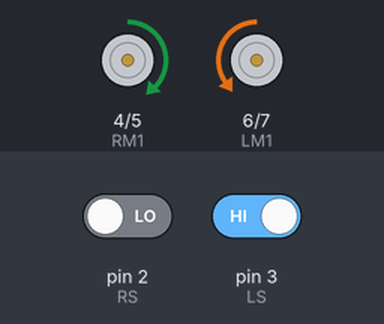
Bench run of a sketch on a simulated Arduino Uno, built with avr-gcc and run on an emulated ATmega328P. On the bench: motor-driver pin pairs drawn as motors (green arrow = first pin HIGH = forward, orange = second pin HIGH = backward, longer = more drive, scaled by the enable pin). The test bench sets the inputs (shaded band); at power-on: pin 2 (RS) LOW, pin 3 (LS) HIGH.

Above: at 1.2 s.
1.3 s: pin 2 (RS) driven HIGH
At 2.1 s:
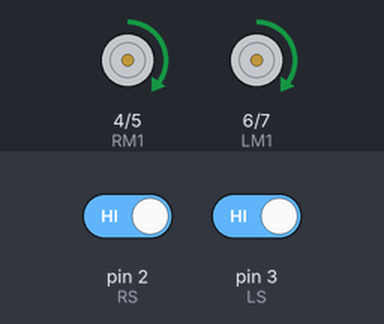
2.9 s: pin 3 (LS) driven LOW
At 3.2 s:
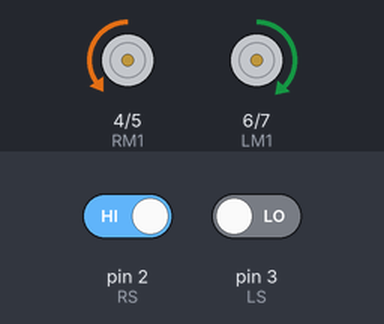
4.4 s: pin 3 (LS) driven HIGH
At 5.6 s:
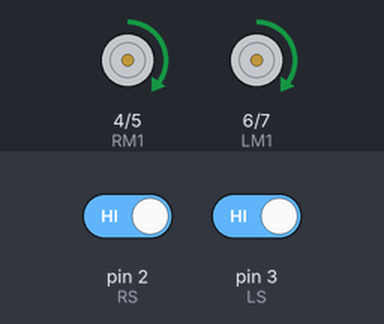
6.0 s: pin 2 (RS) driven LOW
At 6.8 s:
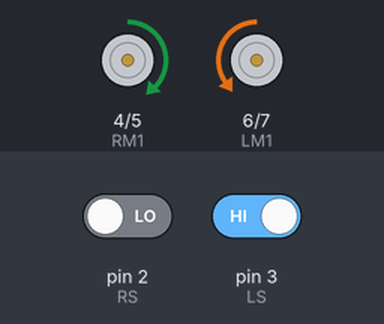
Timing chart, 0 to 8.5 s (numbered marks = the images above; inputs shaded):
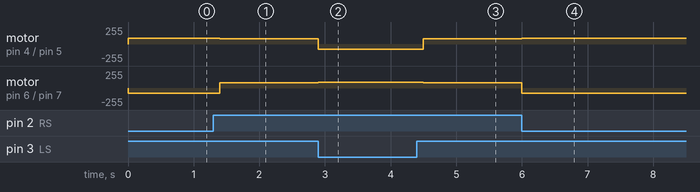

The sketch:

Work.ino
```cpp
// ---------- ตั้งค่าขา ----------
int LS = 3;
int RS = 2;

int PWM1 = 10;
int RM1 = 4;
int RM2 = 5;

int PWM2 = 11;
int LM1 = 6;
int LM2 = 7;

int baseSpeedL = 80;
int baseSpeedR = 80;
int turnSpeed = 90;

int line_detect = LOW;

void setup() {
  pinMode(LS, INPUT);
  pinMode(RS, INPUT);
  pinMode(RM1, OUTPUT);
  pinMode(RM2, OUTPUT);
  pinMode(PWM1, OUTPUT);
  pinMode(LM1, OUTPUT);
  pinMode(LM2, OUTPUT);
  pinMode(PWM2, OUTPUT);
  Serial.begin(9600);
  stopMoving();
}

void loop() {
  int leftSensor = digitalRead(LS);
  int rightSensor = digitalRead(RS);

  if (leftSensor == line_detect && rightSensor == line_detect) {
    moveForward();
  } else if (leftSensor == line_detect && rightSensor != line_detect) {
    turnRight();
  } else if (leftSensor != line_detect && rightSensor == line_detect) {
    turnLeft();
  } else {
    moveForward();
  }
}

// ---------- ฟังก์ชัน ----------
void moveForward() {
  digitalWrite(RM1, HIGH); digitalWrite(RM2, LOW); analogWrite(PWM1, baseSpeedR);
  digitalWrite(LM1, HIGH); digitalWrite(LM2, LOW); analogWrite(PWM2, baseSpeedL);
}

void turnRight() {
  digitalWrite(RM1, LOW); digitalWrite(RM2, HIGH); analogWrite(PWM1, turnSpeed - 10);
  digitalWrite(LM1, HIGH); digitalWrite(LM2, LOW); analogWrite(PWM2, turnSpeed);
  delay(200);
}

void turnLeft() {
  digitalWrite(RM1, HIGH); digitalWrite(RM2, LOW); analogWrite(PWM1, turnSpeed);
  digitalWrite(LM1, LOW); digitalWrite(LM2, HIGH); analogWrite(PWM2, turnSpeed - 10);
  delay(200);
}

void stopMoving() {
  analogWrite(PWM1, 0); analogWrite(PWM2, 0);
}
```

Measured:
- after the input at 1.3 s, motor on pin 4 (RM1) / pin 5 (RM2): forward 90/255 → forward 80/255 after 0.10 s; motor on pin 6 (LM1) / pin 7 (LM2): backward 80/255 → forward 80/255 after 0.10 s
- after the input at 2.9 s, motor on pin 4 (RM1) / pin 5 (RM2): forward 80/255 → backward 80/255 at once; motor on pin 6 (LM1) / pin 7 (LM2): forward 80/255 → forward 90/255 at once
- after the input at 4.4 s, motor on pin 4 (RM1) / pin 5 (RM2): backward 80/255 → forward 80/255 after 0.10 s; motor on pin 6 (LM1) / pin 7 (LM2): forward 90/255 → forward 80/255 after 0.10 s
- after the input at 6.0 s, motor on pin 4 (RM1) / pin 5 (RM2): forward 80/255 → forward 90/255 at once; motor on pin 6 (LM1) / pin 7 (LM2): forward 80/255 → backward 80/255 at once
